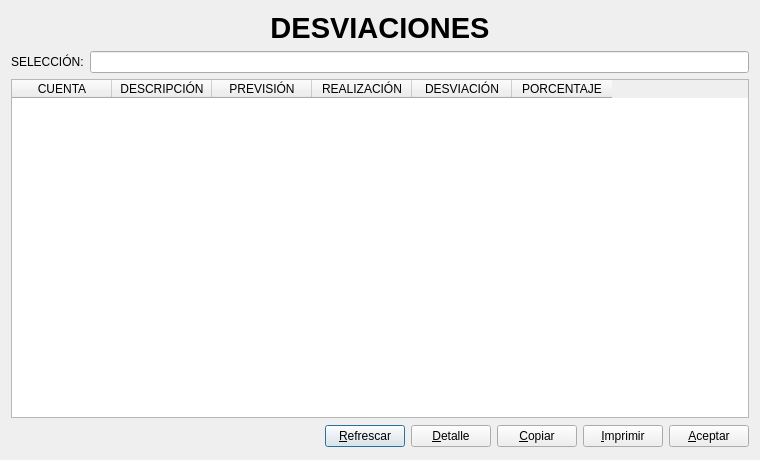
<ui version="4.0" >
 <class>desviaciones</class>
 <widget class="QDialog" name="desviaciones" >
  <property name="geometry" >
   <rect>
    <x>0</x>
    <y>0</y>
    <width>760</width>
    <height>460</height>
   </rect>
  </property>
  <property name="windowTitle" >
   <string>Desviaciones</string>
  </property>
  <layout class="QVBoxLayout" >
   <item>
    <widget class="QLabel" name="titulolabel" >
     <property name="font" >
      <font>
       <pointsize>22</pointsize>
       <weight>75</weight>
       <bold>true</bold>
      </font>
     </property>
     <property name="text" >
      <string>DESVIACIONES</string>
     </property>
     <property name="alignment" >
      <set>Qt::AlignCenter</set>
     </property>
    </widget>
   </item>
   <item>
    <layout class="QHBoxLayout" >
     <item>
      <widget class="QLabel" name="label" >
       <property name="text" >
        <string>SELECCIÓN:</string>
       </property>
      </widget>
     </item>
     <item>
      <widget class="QLineEdit" name="seleclineEdit" />
     </item>
    </layout>
   </item>
   <item>
    <widget class="QTableWidget" name="tableWidget" >
     <property name="editTriggers" >
      <set>QAbstractItemView::NoEditTriggers</set>
     </property>
     <property name="alternatingRowColors" >
      <bool>true</bool>
     </property>
     <property name="columnCount" >
      <number>6</number>
     </property>
     <column>
      <property name="text" >
       <string>CUENTA</string>
      </property>
     </column>
     <column>
      <property name="text" >
       <string>DESCRIPCIÓN</string>
      </property>
     </column>
     <column>
      <property name="text" >
       <string>PREVISIÓN</string>
      </property>
     </column>
     <column>
      <property name="text" >
       <string>REALIZACIÓN</string>
      </property>
     </column>
     <column>
      <property name="text" >
       <string>DESVIACIÓN</string>
      </property>
     </column>
     <column>
      <property name="text" >
       <string>PORCENTAJE</string>
      </property>
     </column>
    </widget>
   </item>
   <item>
    <layout class="QHBoxLayout" >
     <item>
      <spacer>
       <property name="orientation" >
        <enum>Qt::Horizontal</enum>
       </property>
       <property name="sizeHint" >
        <size>
         <width>301</width>
         <height>25</height>
        </size>
       </property>
      </spacer>
     </item>
     <item>
      <widget class="QPushButton" name="refrescarpushButton" >
       <property name="text" >
        <string>&amp;Refrescar</string>
       </property>
      </widget>
     </item>
     <item>
      <widget class="QPushButton" name="detallepushButton" >
       <property name="text" >
        <string>&amp;Detalle</string>
       </property>
      </widget>
     </item>
     <item>
      <widget class="QPushButton" name="copiarpushButton" >
       <property name="text" >
        <string>&amp;Copiar</string>
       </property>
      </widget>
     </item>
     <item>
      <widget class="QPushButton" name="imprimirpushButton" >
       <property name="text" >
        <string>&amp;Imprimir</string>
       </property>
      </widget>
     </item>
     <item>
      <widget class="QPushButton" name="aceptarpushButton" >
       <property name="text" >
        <string>&amp;Aceptar</string>
       </property>
      </widget>
     </item>
    </layout>
   </item>
  </layout>
 </widget>
 <resources/>
 <connections>
  <connection>
   <sender>aceptarpushButton</sender>
   <signal>clicked()</signal>
   <receiver>desviaciones</receiver>
   <slot>accept()</slot>
   <hints>
    <hint type="sourcelabel" >
     <x>659</x>
     <y>364</y>
    </hint>
    <hint type="destinationlabel" >
     <x>701</x>
     <y>392</y>
    </hint>
   </hints>
  </connection>
 </connections>
</ui>
